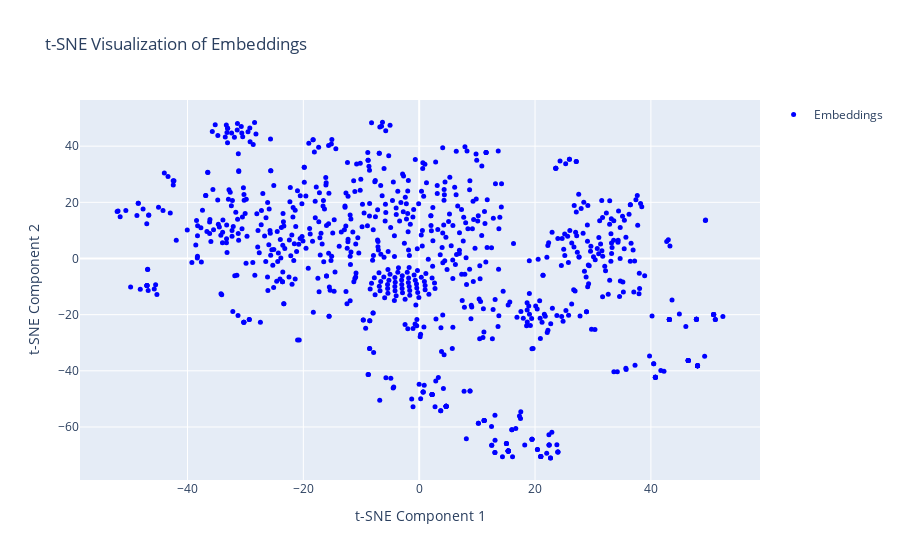

Notebook source saved alongside this figure:
### Code cell
import numpy as np
from sklearn.manifold import TSNE
import plotly.graph_objs as go
from plotly.subplots import make_subplots


emb_file = '/Users/Pengyun_Wang/Projects/HSBC/data/gte-embeddings.npy'
# response_file = '/Users/Pengyun_Wang/Projects/HSBC/data/openai_responses.json'
# with open(response_file, 'r') as f:
#     response_data = json.load(f)
embeddings = np.load(emb_file)

# Perform t-SNE dimensionality reduction
tsne = TSNE(n_components=2, random_state=42)
embeddings_2d = tsne.fit_transform(embeddings)

# Create scatter plot
scatter = go.Scatter(
    x=embeddings_2d[:, 0],
    y=embeddings_2d[:, 1],
    mode='markers',
    marker=dict(color='blue', size=5),
    name='Embeddings'
)

# Create plotly figure
fig = make_subplots(rows=1, cols=1)
fig.add_trace(scatter)

# Update layout
fig.update_layout(
    title='t-SNE Visualization of Embeddings',
    xaxis=dict(title='t-SNE Component 1'),
    yaxis=dict(title='t-SNE Component 2'),
    showlegend=True
)

# Show interactive plot
fig.show()

### Figure 1 — Plotly figure (JSON) as saved in the notebook; plotly's stock layout.template omitted (floating-point values rounded to 4 significant figures; data arrays with more than 128 entries replaced by an {"elided": "..."} marker saying what was removed)
{"data": [{"marker": {"color": "blue", "size": 5}, "mode": "markers", "name": "Embeddings", "type": "scatter", "x": {"elided": "843 float values"}, "y": {"elided": "843 float values"}}], "layout": {"showlegend": true, "title": {"text": "t-SNE Visualization of Embeddings"}, "xaxis": {"anchor": "y", "domain": [0, 1], "title": {"text": "t-SNE Component 1"}}, "yaxis": {"anchor": "x", "domain": [0, 1], "title": {"text": "t-SNE Component 2"}}}}
